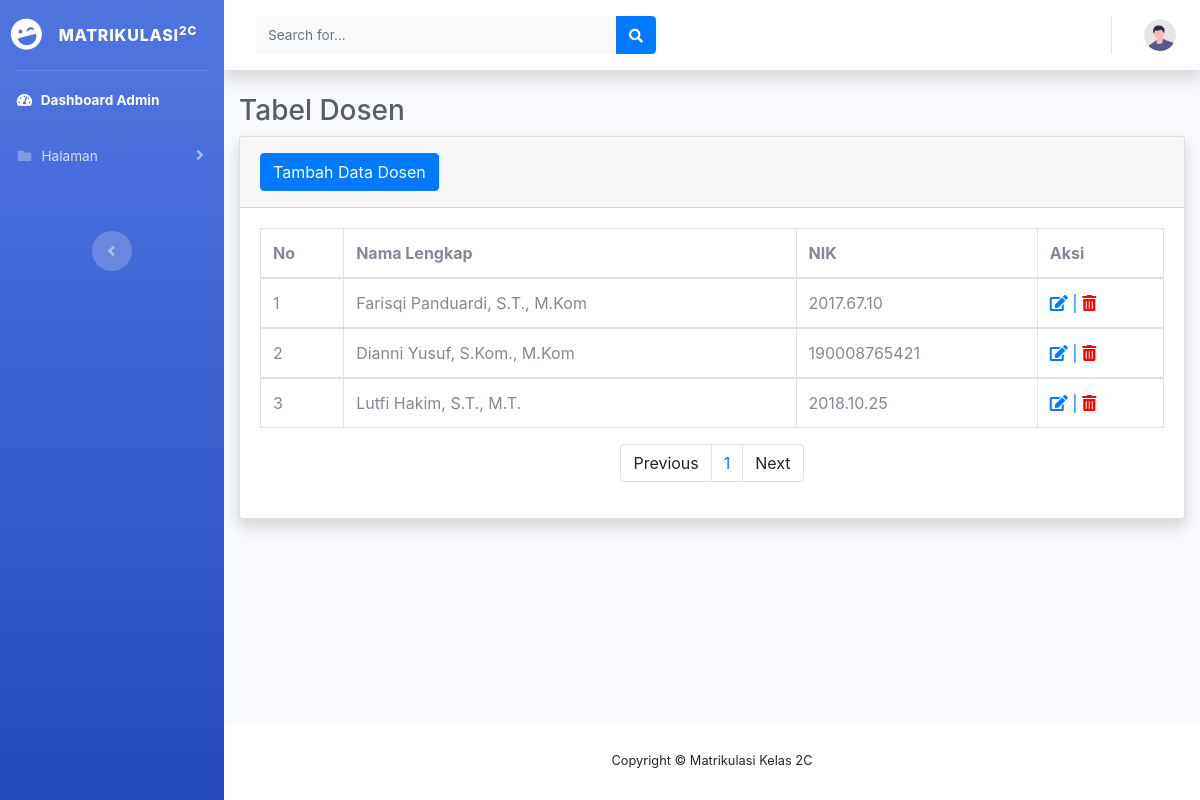
Screenshot of /dosen.php with the database file from the repository.
### tables this page shows
CREATE TABLE `dosen` (
  `id` int(11) NOT NULL,
  `Nama_dosen` varchar(45) NOT NULL,
  `Nik` varchar(45) NOT NULL
);

### dosen.php (the view, shortened to what this page needs)
<?php
include ('database.php');
?>
<!DOCTYPE html>
<html lang="en">
<head>
    <link href="vendor/fontawesome-free/css/all.min.css" rel="stylesheet" type="text/css">
    <link href="css/sb-admin-2.min.css" rel="stylesheet">
    <link href="https://cdnjs.cloudflare.com/ajax/libs/limonte-sweetalert2/7.33.1/sweetalert2.min.css" rel="stylesheet"></link>
    <link rel="stylesheet" type="text/css" href="https://cdnjs.cloudflare.com/ajax/libs/twitter-bootstrap/4.1.3/css/bootstrap.min.css">
</head>
<body id="page-top">
    <div id="wrapper">
        <ul class="navbar-nav bg-gradient-primary sidebar sidebar-dark accordion" id="accordionSidebar">
            <a class="sidebar-brand d-flex align-items-center justify-content-center" href="dashboard.php">
                <div class="sidebar-brand-icon rotate-n-15">
                    <i class="fas fa-laugh-wink"></i>
                </div>
                <div class="sidebar-brand-text mx-3">Matrikulasi<sup>2C</sup></div>
            </a>
            <hr class="sidebar-divider my-0">
            <li class="nav-item active">
                <a class="nav-link" href="dashboard.php">
                    <i class="fas fa-fw fa-tachometer-alt"></i>
                    <span>Dashboard Admin</span></a>
            </li>
            <li class="nav-item">
                <a class="nav-link collapsed" href="#" data-toggle="collapse" data-target="#collapsePages"
                    aria-expanded="true" aria-controls="collapsePages">
                    <i class="fas fa-fw fa-folder"></i>
                    <span>Halaman</span>
                </a>
            </li>
            <br><br>
            <div class="text-center d-none d-md-inline">
                <button class="rounded-circle border-0" id="sidebarToggle"></button>
            </div>
        </ul>
        <div id="content-wrapper" class="d-flex flex-column">
            <div id="content">
                <nav class="navbar navbar-expand navbar-light bg-white topbar mb-4 static-top shadow">
                    <form
                        class="d-none d-sm-inline-block form-inline mr-auto ml-md-3 my-2 my-md-0 mw-100 navbar-search">
                        <div class="input-group">
                            <input type="text" class="form-control bg-light border-0 small" placeholder="Search for..."
                                aria-label="Search" aria-describedby="basic-addon2">
                            <div class="input-group-append">
                                <button class="btn btn-primary" type="button">
                                    <i class="fas fa-search fa-sm"></i>
                                </button>
                            </div>
                        </div>
                    </form>
                    <ul class="navbar-nav ml-auto">
                        <li class="nav-item dropdown no-arrow">
                            <a class="nav-link dropdown-toggle" href="#" id="userDropdown" role="button"
                                data-toggle="dropdown" aria-haspopup="true" aria-expanded="false">
                                <img class="img-profile rounded-circle"
                                    src="img/undraw_profile.svg">
                            </a>
                        </li>
                    </ul>
                </nav>
                <div class="container-fluid">
                    <h1 class="h3 mb-2 text-gray-800">Tabel Dosen</h1>
                    <div class="card shadow mb-4">
                        <div class="card-header py-3">
                        <a href="tambah_dosen.php" class="btn btn-primary">Tambah Data Dosen</a>
                        </div>
                        <div class="card-body">
                            <div class="table-responsive">
                            <table class="table table-bordered" id="dataTable" width="100%" cellspacing="0">
                                    <thead>
                                        <tr>
                                            <th>No</th>
                                            <th>Nama Lengkap</th>
                                            <th>NIK</th>
                                            <th>Aksi</th>
                                        </tr>
                                    </thead>
                                    <?php
                                    $batas = 5;
                                    $halaman = isset($_GET['halaman'])?(int)$_GET['halaman'] : 1;
                                    $halaman_awal = ($halaman>1) ? ($halaman * $batas) - $batas : 0;
                                    $previous = $halaman - 1;
                                    $next = $halaman + 1;
                                    $i = 1;
                                    $data = mysqli_query($koneksi, "SELECT * FROM dosen");
                                    $jumlah_data = mysqli_num_rows($data);
				                    $total_halaman = ceil($jumlah_data / $batas);
                                    $data_dosen = mysqli_query($koneksi,"select * from dosen limit $halaman_awal, $batas");
                                    while($d = mysqli_fetch_array($data_dosen)) {
                                    ?>
                                    <tbody>
                                        <tr>
                                            <td><?php echo $i++; ?></td>
                                            <td><?php echo $d['Nama_dosen']; ?></td>
                                            <td><?php echo $d['Nik']; ?></td>
                                            <td>
                                                <a href="update_dosen.php?id=<?php echo $d['id']; ?>"><i class="fas fa-edit"></i>
                                                                                |
                                                </a><a href="hapus_dosen.php?id=<?php echo $d['id']; ?>"><i class="fas fa-trash-alt" style="color: red"></i></a>
                                            </td>
                                        </tr>
                                    </tbody>
                                    <?php
                                    }
                                    ?>
                                </table>
                                <nav>
                                    <ul class="pagination justify-content-center">
                                        <li class="page-item">
                                            <a class="page-link" <?php if($halaman > 1){ echo "href='?halaman=$previous'"; } ?>>Previous</a>
                                        </li>
                                        <?php
                                        for($x=1;$x<=$total_halaman;$x++){
                                            ?>
                                            <li class="page-item"><a class="page-link" href="?halaman=<?php echo $x ?>"><?php echo $x; ?></a></li>
                                            <?php
                                        }
                                        ?>
                                        <li class="page-item">
                                            <a  class="page-link" <?php if($halaman < $total_halaman) { echo "href='?halaman=$next'"; } ?>>Next</a>
                                        </li>
                                    </ul>
                                </nav>
                            </div>
                        </div>
                    </div>
                </div>
            </div>
            <footer class="sticky-footer bg-white">
                <div class="container my-auto">
                    <div class="copyright text-center my-auto">
                        <span>Copyright &copy; Matrikulasi Kelas 2C</span>
                    </div>
                </div>
            </footer>
        </div>
    </div>
</body>
</html>

### rows the page displays
dosen: Nama_dosen "Farisqi Panduardi, S.T., M.Kom", Nik "2017.67.10"
dosen: Nama_dosen "Dianni Yusuf, S.Kom., M.Kom", Nik "190008765421"
dosen: Nama_dosen "Lutfi Hakim, S.T., M.T.", Nik "2018.10.25"
